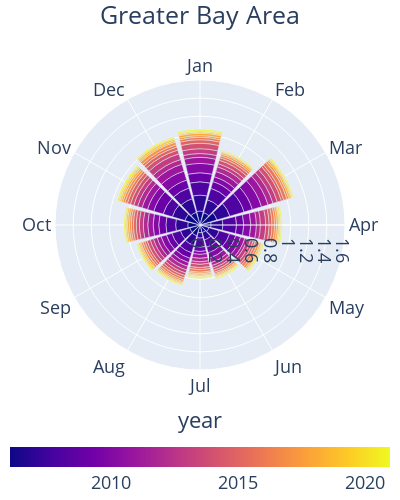

Source (notebook cell):
### Markdown cell above
## for GBA

### Code cell
cities = np.unique(aqi_stns['City'])
range_max_dict = {'SO2_daily_max':1.6,'SO2_month_mean':0.7,'NO2_daily_max':2.0,'NO2_month_mean':1.0,'PM10_daily_max':3.5,'PM10_month_mean':1.6}

for v in ['SO2_daily_max','SO2_month_mean','NO2_daily_max','NO2_month_mean','PM10_daily_max','PM10_month_mean']:
    v_df = pd.read_csv('ACID_RAIN_DATA/' + v + '_interp.csv',index_col=0,header=0)
    v_df.index = pd.to_datetime(v_df.index)
    ar_cities = pd.DataFrame()
    for c in cities:
        stn_sel = aqi_stns[aqi_stns['City']==c].index
        ar_city = v_df.loc[:,v_df.columns.isin(stn_sel)]
        ar_city[c] = ar_city.mean(axis=1)
        ar_cities = pd.concat([ar_cities, ar_city[c]], axis=1)
    ar_cities['GBA'] = ar_cities.mean(axis=1)
    ar_cities['month'] = [month_dict[m] for m in v_df.index.month]
    ar_cities['year'] = v_df.index.year
    fig = px.bar_polar(ar_cities, r="GBA", theta="month",
                                color="year", width=400,height=500, range_r=[0,range_max_dict[v]], #range_r=[0,12],
                                color_discrete_sequence= px.colors.sequential.Plasma_r)
    fig.update(layout_coloraxis_showscale=True)
    fig.update_layout(
        {
            "plot_bgcolor": "rgba(0, 0, 0, 0)",
            "margin":{"l":0,"r":0,"t":80,"b":100}
        })
    fig.update_layout(
            font_size=18,
            title={
            'text' : 'Greater Bay Area',
            'x':0.5,
            'y':0.97,
            'xanchor': 'center',
            'yanchor': 'middle'
        })
    fig.update_coloraxes(colorbar={'orientation':'h', 'thickness':20, 'y': -0.45, 'title_side':'top'})
    if v == 'SO2_daily_max':
        fig.show()
    else:
        pass

    fig.write_image('/Users/zeqinhuang/Documents/paper/acid_rain/Figures/bar_polar_for_' + v + '_concentration/GBA_' + v + '_concentration.svg')

### Figure 1 — Plotly figure (JSON) as saved in the notebook; plotly's stock layout.template omitted (floating-point values rounded to 4 significant figures; data arrays with more than 128 entries replaced by an {"elided": "..."} marker saying what was removed)
{"data": [{"hovertemplate": "GBA=%{r}<br>month=%{theta}<br>year=%{marker.color}<extra></extra>", "legendgroup": "", "marker": {"color": {"elided": "192 int values"}, "coloraxis": "coloraxis", "pattern": {"shape": ""}}, "name": "", "r": {"elided": "192 float values"}, "showlegend": false, "subplot": "polar", "theta": {"elided": "192 str values"}, "type": "barpolar"}], "layout": {"barmode": "relative", "coloraxis": {"colorbar": {"orientation": "h", "thickness": 20, "title": {"side": "top", "text": "year"}, "y": -0.45}, "colorscale": [[0, "#0d0887"], [0.1111, "#46039f"], [0.2222, "#7201a8"], [0.3333, "#9c179e"], [0.4444, "#bd3786"], [0.5556, "#d8576b"], [0.6667, "#ed7953"], [0.7778, "#fb9f3a"], [0.8889, "#fdca26"], [1, "#f0f921"]], "showscale": true}, "font": {"size": 18}, "height": 500, "legend": {"tracegroupgap": 0}, "margin": {"b": 100, "l": 0, "r": 0, "t": 80}, "plot_bgcolor": "rgba(0, 0, 0, 0)", "polar": {"angularaxis": {"direction": "clockwise", "rotation": 90}, "domain": {"x": [0, 1], "y": [0, 1]}, "radialaxis": {"range": [0, 1.6]}}, "title": {"text": "Greater Bay Area", "x": 0.5, "xanchor": "center", "y": 0.97, "yanchor": "middle"}, "width": 400}}
